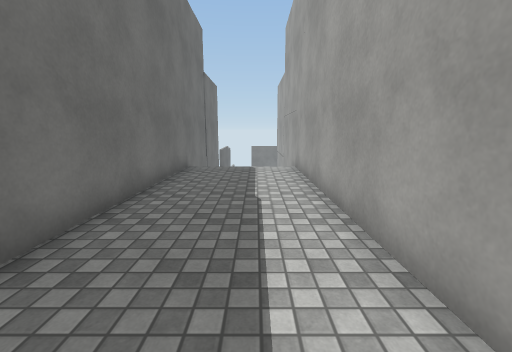
[1] (above)

24 first-person views from a walk through a scene from a Unity 3-D project. The camera is 1.4 m above the floor, tilts 10° down and sees 90° across. The floor is counted in squares, 1 m on a side. Each view is taken from the middle of a square. On the plan, view 1 faces up. The plan holds only what a view shows up to about 13 squares ahead; the rest is blank. The place goes on beyond the plan. The player is left out. Surface patterns are stand-ins for the level's own textures.

[2]
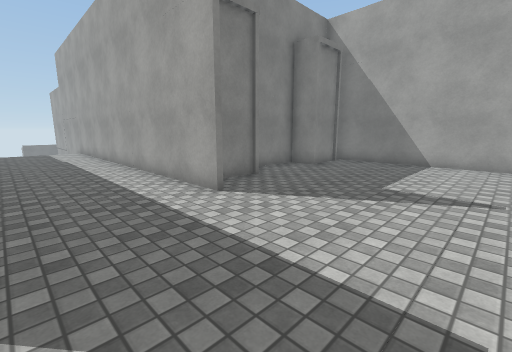

[3]
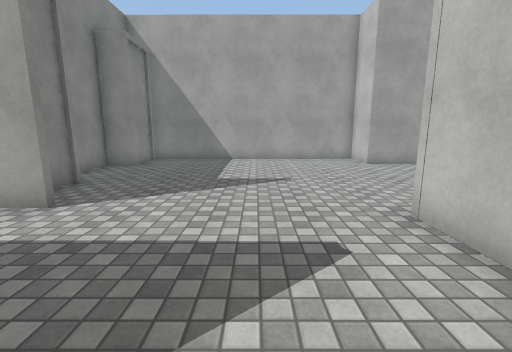

[4]
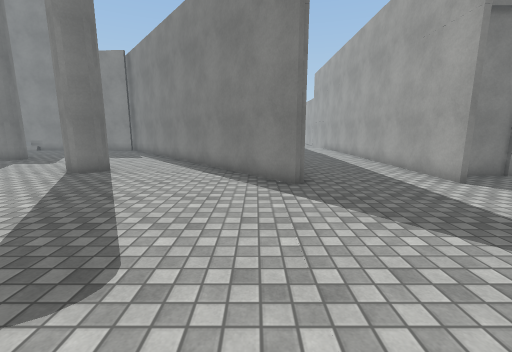

[5]
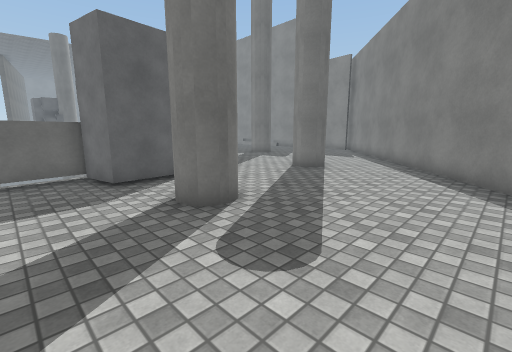

[6]
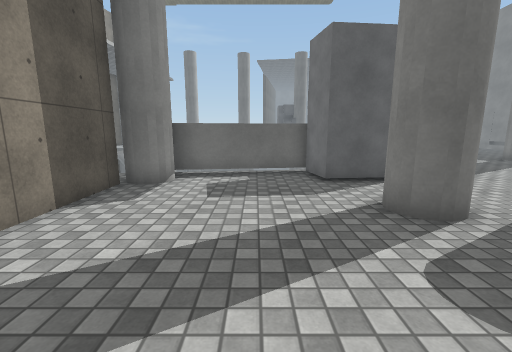

[7]
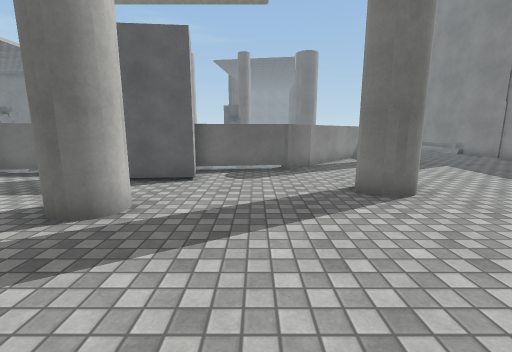

[8]
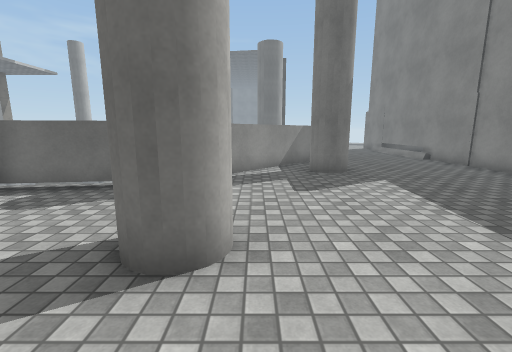

[9]
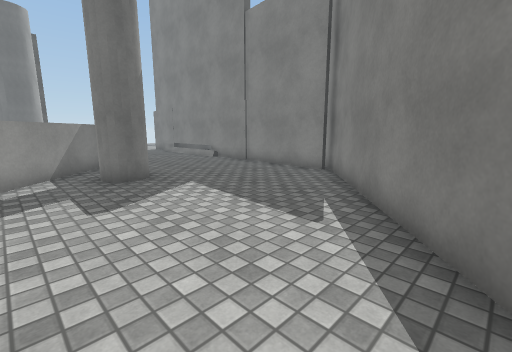

[10]
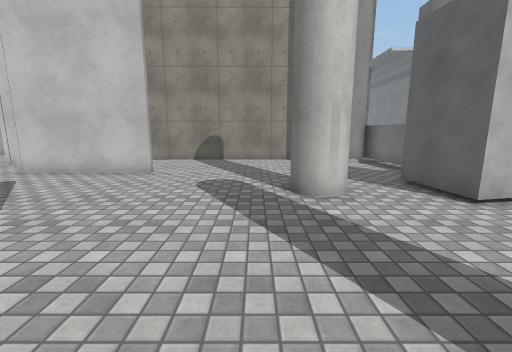

[11]
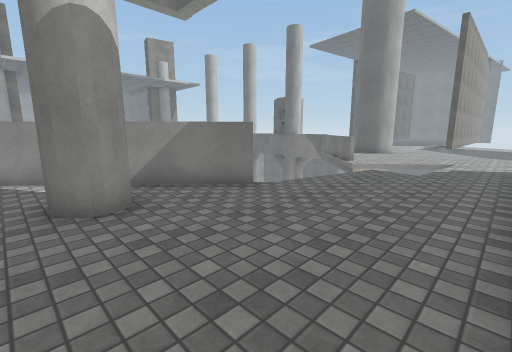

[12]
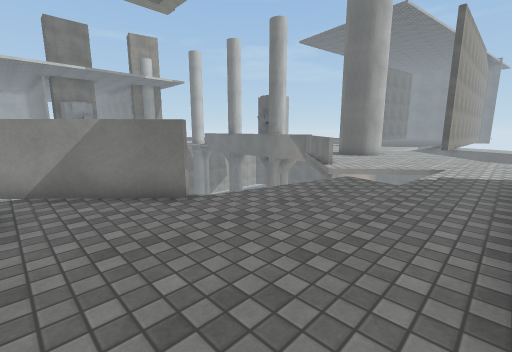

[13]
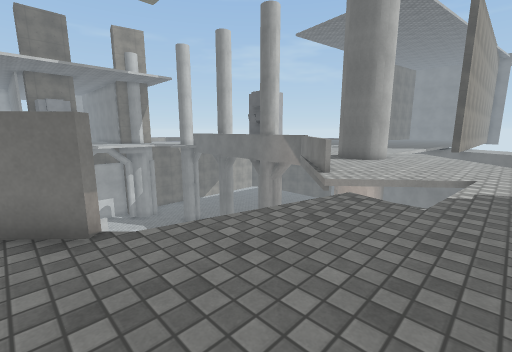

[14]
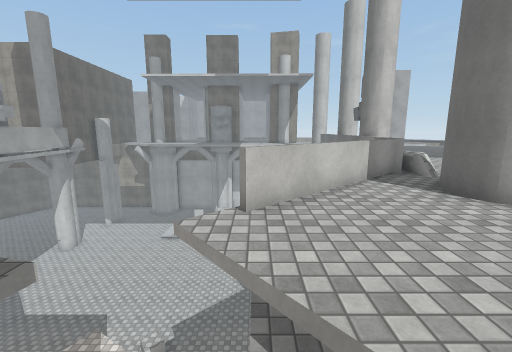

[15]
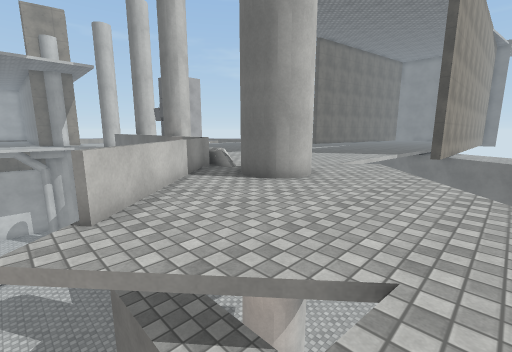

[16]
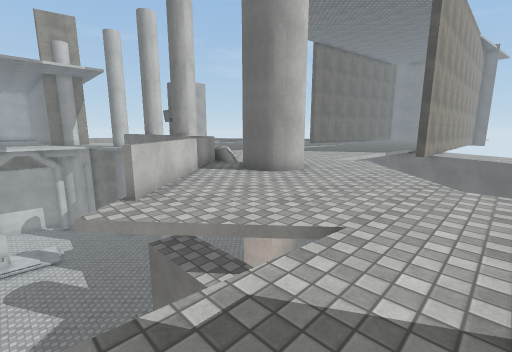

[17]
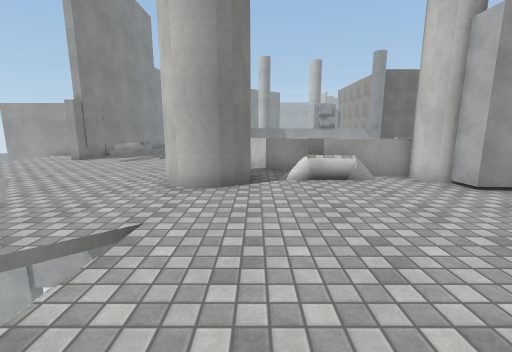

[18]
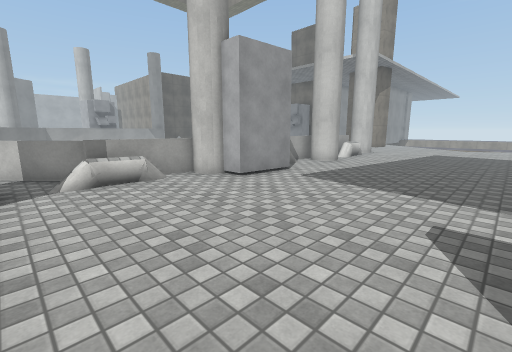

[19]
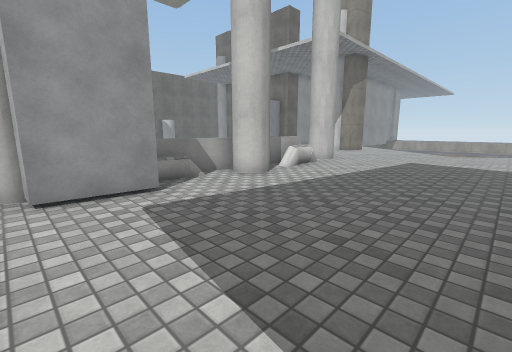

[20]
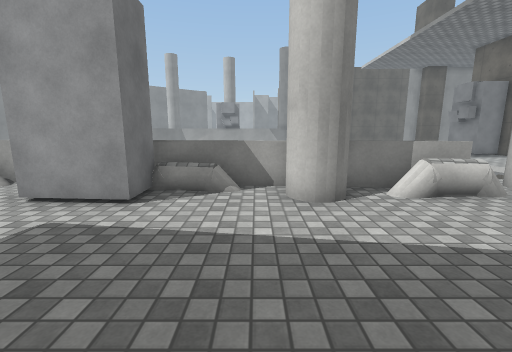

[21]
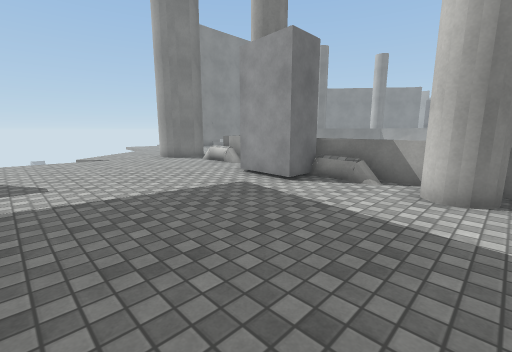

[22]
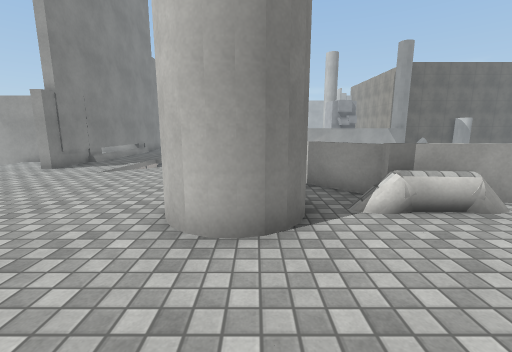

[23]
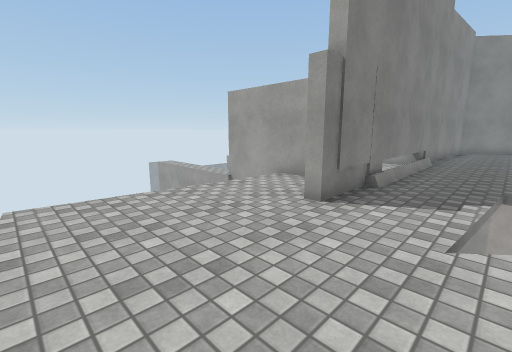

[24]
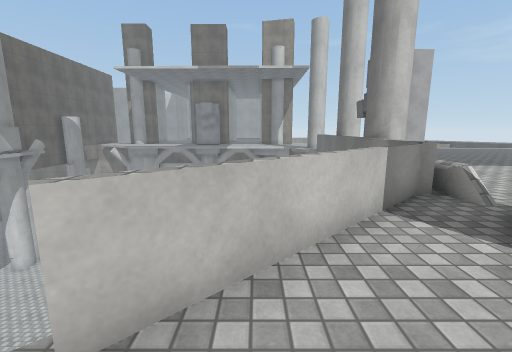

### Floor plan
Key: @ floor where view 1 was taken; # wall or solid block; . floor; / step, stairs or slope; = window, fence, low wall or low ledge; ^ raised ledge; v drop or lower ground; C cube; O other object.
Columns run from 40 left of view 1 to 10 right of it. Each row starts with its distance up from view 1.
 13                                      #
 12                                      #    #
 11         vvvvvv #                     #    #
 10         .......#                     #////#
  9         .......#          #v         #....#
  8         .....###    ########         #....#
  7         ...................##        #....#
  6        v.....................#       #....#
  5       v.....vvvv..............#      #....#
  4     vv.......v v..............##     #....#
  3    v..........vvvv.............##    #....#
  2    ...........v      ...#.......#     ....#
  1 vvvv...##....=       #..#........#    ....#
  0 .......##..==         ##..........#   ..@.#
 -1 ..........=v           ##.........##  ....#
 -2 ........O=v             ##....#....## ....#O ###O
 -3 .......OOv       C       v#.........##....OOO...OO#
 -4 ........O    vvvvCvvvvvvvv##.........#....#.......#
 -5 ........^  vvvvvvvvvvvvvvv #......................#
 -6 .......##  vvvvvvvvvvvvvvvv#......................#
 -7 ......OO#  vvvvvv     vvv v#OO....................#
 -8 ......OO^  vvvvvv     vvvv # O.##.................#
 -9 .......O^   vvvvv      vv  #OO....................#
-10 .......O^    vvvv          #......................#
-11 ........^     vv           #.........#####........#
-12 ......##^                  #..........    ........#
-13 ......##                   ##.........     #....###
-14 .......^                    ##........v      ...#
-15 .......O                     ##########         #

Positions as (right, up) in squares from view 1, and headings:
1: (0, 0), facing up
2: (-2, -9), facing up-right
3: (-3, -8), facing right
4: (-4, -11), facing up
5: (-4, -11), facing up-left
6: (-4, -11), facing left
7: (-4, -5), facing left
8: (-7, -1), facing left
9: (-8, -1), facing up-left
10: (-7, -2), facing down
11: (-15, 7), facing down-left
12: (-17, 7), facing down-left
13: (-19, 6), facing down-left
14: (-27, 6), facing down
15: (-26, 6), facing down-left
16: (-25, 7), facing down-left
17: (-40, -1), facing right
18: (-40, -1), facing down-right
19: (-40, -6), facing down-right
20: (-39, -11), facing right
21: (-40, -13), facing up-right
22: (-37, 0), facing right
23: (-32, 5), facing up-right
24: (-28, 3), facing down
